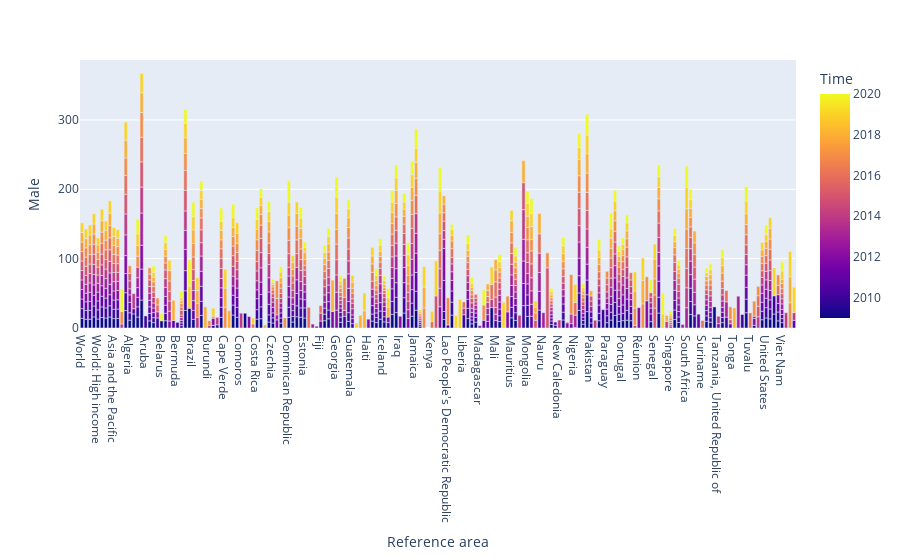

The code cell stored with this chart in its notebook:
### Code cell
#you can check the values for each year for each country by hovering on the suitable color respecting the legend given on the right
#data visualisation
#the pourcentatge of males not educated employeed or into a training using the accumulator coefficicient
fig=px.bar(df,x="Reference area",y="Male",color="Time",hover_data=["Male"])
fig.show()

### Figure 1 — Plotly figure (JSON) as saved in the notebook; plotly's stock layout.template omitted (floating-point values rounded to 4 significant figures; data arrays with more than 128 entries replaced by an {"elided": "..."} marker saying what was removed)
{"data": [{"alignmentgroup": "True", "hovertemplate": "Reference area=%{x}<br>Male=%{y}<br>Time=%{marker.color}<extra></extra>", "legendgroup": "", "marker": {"color": {"elided": "1241 int values"}, "coloraxis": "coloraxis", "pattern": {"shape": ""}}, "name": "", "offsetgroup": "", "orientation": "v", "showlegend": false, "textposition": "auto", "type": "bar", "x": {"elided": "1241 str values"}, "xaxis": "x", "y": {"elided": "1241 float values"}, "yaxis": "y"}], "layout": {"barmode": "relative", "coloraxis": {"colorbar": {"title": {"text": "Time"}}, "colorscale": [[0, "#0d0887"], [0.1111, "#46039f"], [0.2222, "#7201a8"], [0.3333, "#9c179e"], [0.4444, "#bd3786"], [0.5556, "#d8576b"], [0.6667, "#ed7953"], [0.7778, "#fb9f3a"], [0.8889, "#fdca26"], [1, "#f0f921"]]}, "legend": {"tracegroupgap": 0}, "margin": {"t": 60}, "xaxis": {"anchor": "y", "domain": [0, 1], "title": {"text": "Reference area"}}, "yaxis": {"anchor": "x", "domain": [0, 1], "title": {"text": "Male"}}}}
